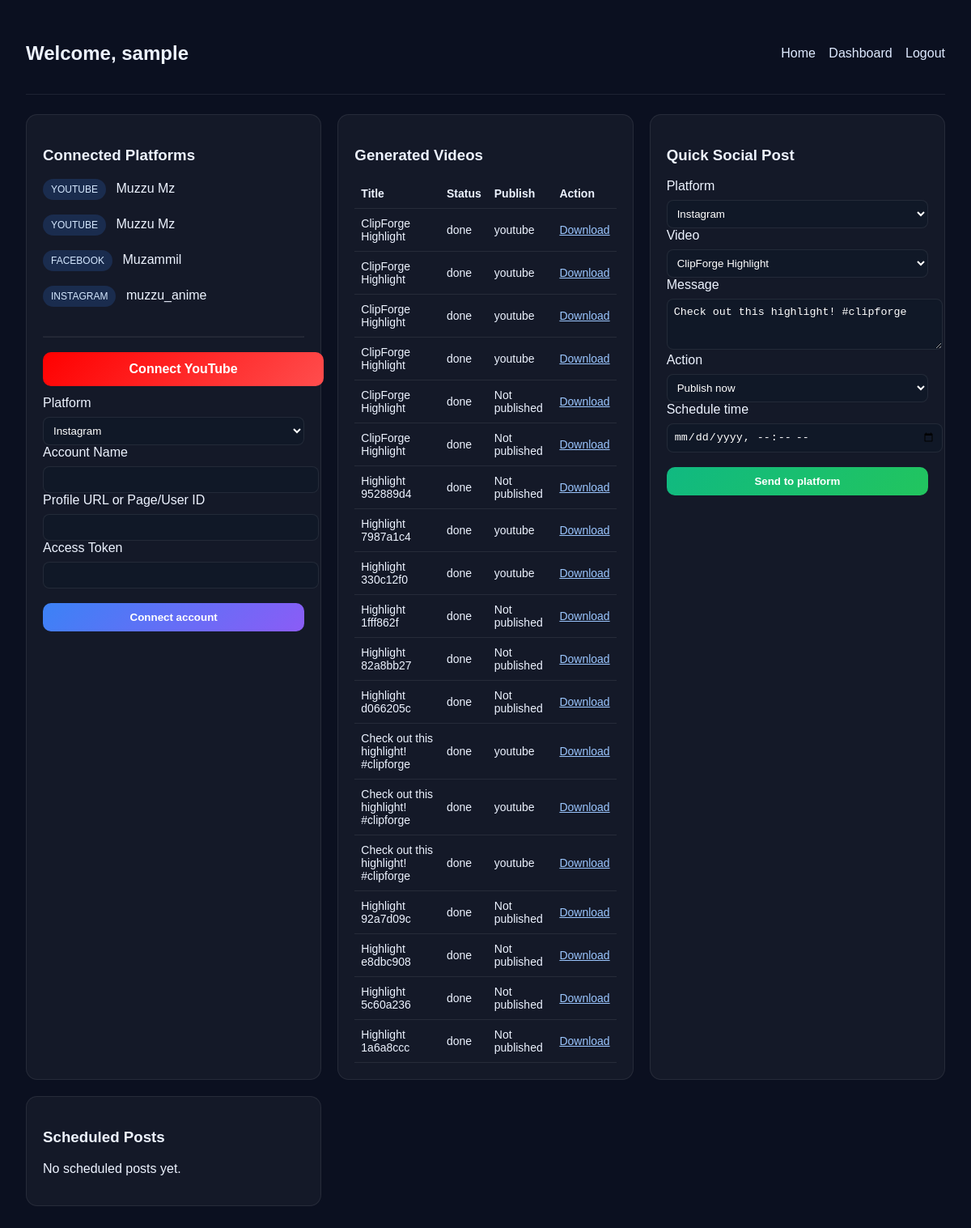
/dashboard (signed in), run on the app's committed database.
### tables this page shows
CREATE TABLE users (
            id INTEGER PRIMARY KEY AUTOINCREMENT,
            username TEXT UNIQUE NOT NULL,
            email TEXT UNIQUE NOT NULL,
            password_hash TEXT NOT NULL,
            role TEXT NOT NULL DEFAULT 'user',
            created_at TEXT NOT NULL DEFAULT CURRENT_TIMESTAMP
        );

CREATE TABLE social_accounts (
            id INTEGER PRIMARY KEY AUTOINCREMENT,
            user_id INTEGER NOT NULL,
            platform TEXT NOT NULL,
            account_name TEXT NOT NULL,
            profile_url TEXT,
            access_token TEXT,
            status TEXT NOT NULL DEFAULT 'connected',
            created_at TEXT NOT NULL DEFAULT CURRENT_TIMESTAMP,
            updated_at TEXT NOT NULL DEFAULT CURRENT_TIMESTAMP, refresh_token TEXT,
            FOREIGN KEY(user_id) REFERENCES users(id)
        );

CREATE TABLE jobs (
            id TEXT PRIMARY KEY,
            user_id INTEGER,
            video_path TEXT,
            music_path TEXT,
            output_path TEXT,
            status TEXT NOT NULL DEFAULT 'pending',
            segments_json TEXT DEFAULT '[]',
            created_at TEXT NOT NULL DEFAULT CURRENT_TIMESTAMP,
            updated_at TEXT NOT NULL DEFAULT CURRENT_TIMESTAMP, title TEXT DEFAULT "", description TEXT DEFAULT "", tags TEXT DEFAULT "", thumbnail_path TEXT, publish_status TEXT DEFAULT "not_published", published_platforms TEXT DEFAULT "",
            FOREIGN KEY(user_id) REFERENCES users(id)
        );

### app.py (the view)
@app.route('/dashboard')
@login_required
def dashboard():
    user = get_user_by_id(session['user_id'])
    conn = get_db()
    social_accounts = conn.execute(
        'SELECT * FROM social_accounts WHERE user_id = ? ORDER BY created_at DESC',
        (user['id'],)
    ).fetchall()
    scheduled_posts = conn.execute(
        'SELECT * FROM scheduled_posts WHERE user_id = ? ORDER BY scheduled_for DESC',
        (user['id'],)
    ).fetchall()
    social_posts = conn.execute(
        'SELECT * FROM social_posts WHERE user_id = ? ORDER BY created_at DESC',
        (user['id'],)
    ).fetchall()
    jobs_rows = conn.execute(
        'SELECT * FROM jobs WHERE user_id = ? ORDER BY created_at DESC',
        (user['id'],)
    ).fetchall()
    conn.close()
    return render_template('dashboard.html', user=user, social_accounts=social_accounts, scheduled_posts=scheduled_posts, social_posts=social_posts, jobs=jobs_rows)

### app.py (called while the page is built)
def get_db():
    conn = sqlite3.connect(DB_PATH)
    conn.row_factory = sqlite3.Row
    return conn

def login_required(view_func):
    @wraps(view_func)
    def wrapped(*args, **kwargs):
        if not session.get('user_id'):
            return redirect(url_for('login_page'))
        return view_func(*args, **kwargs)
    return wrapped

def get_user_by_id(user_id):
    conn = get_db()
    row = conn.execute('SELECT * FROM users WHERE id = ?', (user_id,)).fetchone()
    conn.close()
    return dict(row) if row else None

### templates/dashboard.html (shortened to what this page needs)
<!DOCTYPE html>
<html lang="en">
<head>
</head>
<body>
  <div class="topbar">
    <div>
      <h2>Welcome, {{ user.username }}</h2>
    </div>
    <div class="nav">
      <a href="/">Home</a>
      <a href="/dashboard">Dashboard</a>
      <a href="/logout">Logout</a>
    </div>
  </div>
  <div class="grid">
    <div class="card">
      <h3>Connected Platforms</h3>
      {% if social_accounts %}
        {% for account in social_accounts %}
          <span class="pill">{{ account.platform|upper }}</span>
          {{ account.account_name }}
          <br /><br />
        {% endfor %}
      {% else %}
        <p>No connected platforms yet.</p>
      {% endif %}
      <hr style="margin: 18px 0; border-color: rgba(255,255,255,0.08);" />
      <div style="margin-bottom: 12px;">
        <a href="/auth/youtube" style="display:block; width:100%; text-align:center; padding:12px; border:none; border-radius:10px; background:linear-gradient(135deg,#ff0000,#ff4d4d); color:white; text-decoration:none; font-weight:700;">Connect YouTube</a>
      </div>
      <form id="socialForm">
        <label>Platform</label>
        <select id="platform" style="width:100%; margin-top:8px; padding:8px; background:#101827; color:white; border-radius:8px; border:1px solid rgba(255,255,255,0.08);">
          <option value="instagram">Instagram</option>
        </select>
        <label style="margin-top:12px;">Account Name</label>
        <input id="account_name" style="width:100%; margin-top:8px; padding:8px; background:#101827; color:white; border-radius:8px; border:1px solid rgba(255,255,255,0.08);" />
        <label style="margin-top:12px;">Profile URL or Page/User ID</label>
        <input id="profile_url" style="width:100%; margin-top:8px; padding:8px; background:#101827; color:white; border-radius:8px; border:1px solid rgba(255,255,255,0.08);" />
        <label style="margin-top:12px;">Access Token</label>
        <input id="access_token" type="password" style="width:100%; margin-top:8px; padding:8px; background:#101827; color:white; border-radius:8px; border:1px solid rgba(255,255,255,0.08);" />
        <button type="submit" style="margin-top:18px; width:100%; padding:10px; border:none; border-radius:10px; background:linear-gradient(135deg,#3b82f6,#8b5cf6); color:white; font-weight:700; cursor:pointer;">Connect account</button>
      </form>
    </div>
    <div class="card">
      <h3>Generated Videos</h3>
      {% if jobs %}
        <table>
          <thead>
            <tr><th>Title</th><th>Status</th><th>Publish</th><th>Action</th></tr>
          </thead>
          <tbody>
            {% for job in jobs %}
              <tr>
                <td>{{ job.title or ('Highlight ' + job.id[:8]) }}</td>
                <td>{{ job.status }}</td>
                <td>{% if job.published_platforms %}{{ job.published_platforms }}{% else %}Not published{% endif %}</td>
                <td>
                  {% if job.output_path %}
                    <a href="/api/download/{{ job.id }}">Download</a>
                  {% else %}
                    Processing
                  {% endif %}
                </td>
              </tr>
            {% endfor %}
          </tbody>
        </table>
      {% else %}
        <p>No videos generated yet.</p>
      {% endif %}
    </div>
    <div class="card">
      <h3>Quick Social Post</h3>
      <form id="socialPostForm">
        <label>Platform</label>
        <select id="postPlatform" style="width:100%; margin-top:8px; padding:8px; background:#101827; color:white; border-radius:8px; border:1px solid rgba(255,255,255,0.08);">
          <option value="instagram">Instagram</option>
        </select>
        <label style="margin-top:12px;">Video</label>
        <select id="postJobId" style="width:100%; margin-top:8px; padding:8px; background:#101827; color:white; border-radius:8px; border:1px solid rgba(255,255,255,0.08);">
          {% for job in jobs %}
            {% if job.output_path %}
              <option value="{{ job.id }}">{{ job.title or ('Highlight ' + job.id[:8]) }}</option>
            {% endif %}
          {% endfor %}
        </select>
        <label style="margin-top:12px;">Message</label>
        <textarea id="postMessage" rows="3" style="width:100%; margin-top:8px; padding:8px; background:#101827; color:white; border-radius:8px; border:1px solid rgba(255,255,255,0.08);">Check out this highlight! #clipforge</textarea>
        <label style="margin-top:12px;">Action</label>
        <select id="postAction" style="width:100%; margin-top:8px; padding:8px; background:#101827; color:white; border-radius:8px; border:1px solid rgba(255,255,255,0.08);">
          <option value="publish">Publish now</option>
        </select>
        <label style="margin-top:12px;">Schedule time</label>
        <input id="postSchedule" type="datetime-local" style="width:100%; margin-top:8px; padding:8px; background:#101827; color:white; border-radius:8px; border:1px solid rgba(255,255,255,0.08);" />
        <button type="submit" style="margin-top:18px; width:100%; padding:10px; border:none; border-radius:10px; background:linear-gradient(135deg,#10b981,#22c55e); color:white; font-weight:700; cursor:pointer;">Send to platform</button>
      </form>
    </div>
    <div class="card">
      <h3>Scheduled Posts</h3>
      {% if scheduled_posts %}
        <table>
          <thead>
            <tr><th>Platform</th><th>Time</th><th>Status</th></tr>
          </thead>
          <tbody>
            {% for post in scheduled_posts %}
              <tr>
                <td>{{ post.platform|upper }}</td>
                <td>{{ post.scheduled_for }}</td>
                <td>{{ post.status }}</td>
              </tr>
            {% endfor %}
          </tbody>
        </table>
      {% else %}
        <p>No scheduled posts yet.</p>
      {% endif %}
    </div>
  </div>
</body>
</html>

### templates/dashboard.html (style rules this page uses)
body { font-family: Arial, sans-serif; background: #0b1020; color: #edf3ff; margin: 0; padding: 32px; }
.topbar { display: flex; justify-content: space-between; align-items: center; margin-bottom: 24px; padding-bottom: 16px; border-bottom: 1px solid rgba(255,255,255,0.08); }
.nav a { color: #dfeaff; margin-left: 12px; text-decoration: none; }
.grid { display: grid; grid-template-columns: repeat(auto-fit, minmax(280px, 1fr)); gap: 20px; }
.card { background: rgba(255,255,255,0.04); border: 1px solid rgba(255,255,255,0.08); border-radius: 14px; padding: 20px; }
table { width: 100%; border-collapse: collapse; margin-top: 18px; }
th, td { padding: 10px 8px; border-bottom: 1px solid rgba(255,255,255,0.08); text-align: left; font-size: 14px; }
.pill { display: inline-block; background: rgba(59,130,246,0.18); color: #d5e8ff; border-radius: 999px; padding: 6px 10px; font-size: 12px; margin-right: 8px; }
a { color: #9bc6ff; }

### data on the page
users: username "sample"
social_accounts: platform "YOUTUBE", account_name "Muzzu Mz"
social_accounts: platform "YOUTUBE", account_name "Muzzu Mz"
social_accounts: platform "FACEBOOK", account_name "Muzammil"
social_accounts: platform "INSTAGRAM", account_name "muzzu_anime"
jobs: title "ClipForge Highlight", status "done", published_platforms "youtube"
jobs: title "ClipForge Highlight", status "done", published_platforms "youtube"
jobs: title "ClipForge Highlight", status "done", published_platforms "youtube"
jobs: title "ClipForge Highlight", status "done", published_platforms "youtube"
jobs: title "ClipForge Highlight", status "done", published_platforms "Not published"
jobs: title "ClipForge Highlight", status "done", published_platforms "Not published"
jobs: title "Highlight 952889d4", status "done", published_platforms "Not published"
jobs: title "Highlight 7987a1c4", status "done", published_platforms "youtube"
jobs: title "Highlight 330c12f0", status "done", published_platforms "youtube"
jobs: title "Highlight 1fff862f", status "done", published_platforms "Not published"
jobs: title "Highlight 82a8bb27", status "done", published_platforms "Not published"
jobs: title "Highlight d066205c", status "done", published_platforms "Not published"
jobs: title "Check out this highlight! #clipforge", status "done", published_platforms "youtube"
jobs: title "Check out this highlight! #clipforge", status "done", published_platforms "youtube"
jobs: title "Check out this highlight! #clipforge", status "done", published_platforms "youtube"
jobs: title "Highlight 92a7d09c", status "done", published_platforms "Not published"
jobs: title "Highlight e8dbc908", status "done", published_platforms "Not published"
jobs: title "Highlight 5c60a236", status "done", published_platforms "Not published"
jobs: title "Highlight 1a6a8ccc", status "done", published_platforms "Not published"

### other printed values
form field value "ClipForge Highlight"
